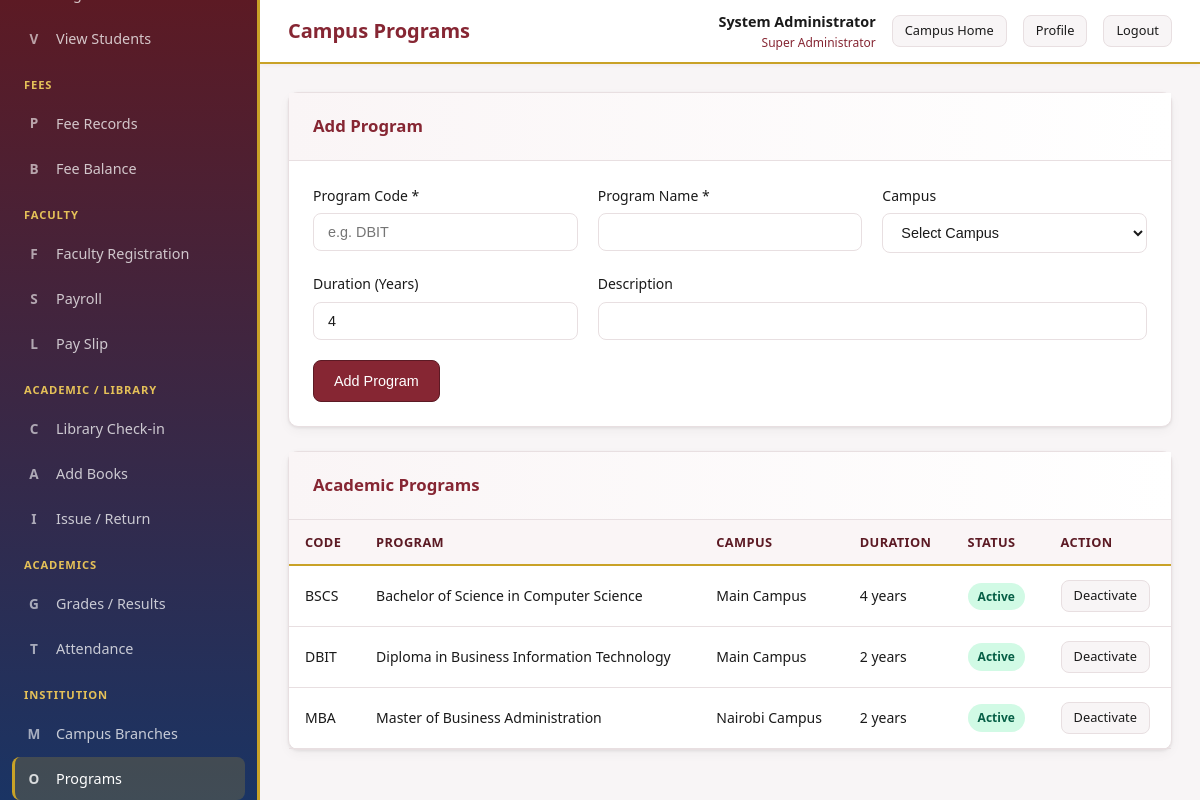
Page /modules/institution/programs.php (signed in) on the committed database.
### tables this page shows
CREATE TABLE programs (
    id INT AUTO_INCREMENT PRIMARY KEY,
    program_code VARCHAR(20) NOT NULL UNIQUE,
    program_name VARCHAR(150) NOT NULL,
    campus_id INT,
    duration_years INT DEFAULT 4,
    description TEXT,
    is_active TINYINT(1) DEFAULT 1,
    created_at TIMESTAMP DEFAULT CURRENT_TIMESTAMP,
    FOREIGN KEY (campus_id) REFERENCES campus_branches(id) ON DELETE SET NULL
);

CREATE TABLE campus_branches (
    id INT AUTO_INCREMENT PRIMARY KEY,
    branch_name VARCHAR(100) NOT NULL,
    location VARCHAR(200),
    phone VARCHAR(20),
    email VARCHAR(100),
    is_active TINYINT(1) DEFAULT 1,
    created_at TIMESTAMP DEFAULT CURRENT_TIMESTAMP
);

### includes/functions.php (called while the page is built, shortened)
<?php
function sanitize(string $input): string
{
    return htmlspecialchars(trim($input), ENT_QUOTES, 'UTF-8');
}

### modules/institution/programs.php (the view, shortened to what this page needs)
<?php
$pdo = getDBConnection();
$programs = $pdo->query("
    SELECT p.*, c.branch_name FROM programs p
    LEFT JOIN campus_branches c ON p.campus_id = c.id
    ORDER BY p.program_name
")->fetchAll();
require_once __DIR__ . '/../../includes/header.php';
?>
<div class="card">
    <div class="card-header"><h3>Add Program</h3></div>
    <div class="card-body">
        <form method="POST">
            <div class="form-row">
                <div class="form-group">
                    <label>Program Code *</label>
                    <input type="text" name="program_code" class="form-control" placeholder="e.g. DBIT" required>
                </div>
                <div class="form-group">
                    <label>Program Name *</label>
                    <input type="text" name="program_name" class="form-control" required>
                </div>
                <div class="form-group">
                    <label>Campus</label>
                    <select name="campus_id" class="form-control">
                        <option value="">Select Campus</option>
                    </select>
                </div>
            </div>
            <div class="form-row">
                <div class="form-group">
                    <label>Duration (Years)</label>
                    <input type="number" name="duration_years" class="form-control" value="4" min="1">
                </div>
                <div class="form-group" style="grid-column: span 2;">
                    <label>Description</label>
                    <input type="text" name="description" class="form-control">
                </div>
            </div>
            <button type="submit" class="btn btn-primary">Add Program</button>
        </form>
    </div>
</div>
<div class="card">
    <div class="card-header"><h3>Academic Programs</h3></div>
    <div class="card-body" style="padding:0;">
        <div class="table-responsive">
            <table class="data-table">
                <thead>
                    <tr><th>Code</th><th>Program</th><th>Campus</th><th>Duration</th><th>Status</th><th>Action</th></tr>
                </thead>
                <tbody>
                    <?php foreach ($programs as $p): ?>
                    <tr>
                        <td><?= sanitize($p['program_code']) ?></td>
                        <td><?= sanitize($p['program_name']) ?></td>
                        <td><?= sanitize($p['branch_name'] ?? '-') ?></td>
                        <td><?= $p['duration_years'] ?> years</td>
                        <td><span class="badge badge-<?= $p['is_active'] ? 'success' : 'secondary' ?>"><?= $p['is_active'] ? 'Active' : 'Inactive' ?></span></td>
                        <td><a href="?toggle=<?= $p['id'] ?>" class="btn btn-secondary btn-sm"><?= $p['is_active'] ? 'Deactivate' : 'Activate' ?></a></td>
                    </tr>
                    <?php endforeach; ?>
                </tbody>
            </table>
        </div>
    </div>
</div>
<?php require_once __DIR__ . '/../../includes/footer.php'; ?>

### assets/css/style.css (style rules this page uses)
:root { --primary: #862633; --primary-dark: #5c1a24; --primary-light: #a83244; --secondary: #1a3464; --secondary-dark: #0f2347; --accent: #c9a227; --accent-light: #e5c158; --success: #059669; --warning: #d97706; --danger: #dc2626; --bg: #f8f5f6; --surface: #ffffff; --border: #e8dfe1; --text: #1a1a1a; --text-muted: #64748b; --sidebar-width: 260px; --header-height: 64px; --radius: 10px; --shadow: 0 1px 3px rgba(0,0,0,0.08), 0 4px 12px rgba(0,0,0,0.04); --shadow-lg: 0 4px 20px rgba(0,0,0,0.1); }
* { margin: 0; padding: 0; box-sizing: border-box; }
body { font-family: 'Segoe UI', system-ui, -apple-system, sans-serif; background: var(--bg); color: var(--text); line-height: 1.6; min-height: 100vh; }
.card { background: var(--surface); border-radius: var(--radius); box-shadow: var(--shadow); border: 1px solid var(--border); margin-bottom: 24px; }
.card-header { padding: 20px 24px; border-bottom: 1px solid var(--border); display: flex; align-items: center; justify-content: space-between; flex-wrap: wrap; gap: 12px; background: linear-gradient(to right, #faf5f6, var(--surface)); }
.card-header h3 { font-size: 1.05rem; font-weight: 600; color: var(--primary); }
.card-body { padding: 24px; }
.form-group { margin-bottom: 20px; }
.form-group label { display: block; font-size: 0.875rem; font-weight: 500; margin-bottom: 6px; color: var(--text); }
.form-control { width: 100%; padding: 10px 14px; border: 1px solid var(--border); border-radius: 8px; font-size: 0.9rem; transition: border-color 0.2s, box-shadow 0.2s; background: var(--surface); color: var(--text); }
.form-row { display: grid; grid-template-columns: repeat(auto-fit, minmax(200px, 1fr)); gap: 20px; }
.btn { display: inline-flex; align-items: center; justify-content: center; gap: 8px; padding: 10px 20px; border: none; border-radius: 8px; font-size: 0.9rem; font-weight: 500; cursor: pointer; text-decoration: none; transition: all 0.2s; line-height: 1.4; }
.btn-primary { background: var(--primary); color: #fff; border: 1px solid var(--primary-dark); }
.btn-secondary { background: var(--bg); color: var(--text); border: 1px solid var(--border); }
.btn-sm { padding: 6px 12px; font-size: 0.8rem; }
.table-responsive { overflow-x: auto; }
.data-table { width: 100%; border-collapse: collapse; font-size: 0.875rem; }
.data-table th { background: #faf5f6; padding: 12px 16px; text-align: left; font-weight: 600; color: var(--primary-dark); font-size: 0.8rem; text-transform: uppercase; letter-spacing: 0.03em; border-bottom: 2px solid var(--accent); white-space: nowrap; }
.data-table td { padding: 14px 16px; border-bottom: 1px solid var(--border); vertical-align: middle; }
.badge { display: inline-block; padding: 4px 10px; border-radius: 20px; font-size: 0.75rem; font-weight: 600; }
.badge-success { background: #d1fae5; color: #065f46; }

### rows in the picture
programs: program_code "BSCS", program_name "Bachelor of Science in Computer Science", campus.branch_name "Main Campus", duration_years "4", is_active "Active"
programs: program_code "DBIT", program_name "Diploma in Business Information Technology", campus.branch_name "Main Campus", duration_years "2", is_active "Active"
programs: program_code "MBA", program_name "Master of Business Administration", campus.branch_name "Nairobi Campus", duration_years "2", is_active "Active"

### other values in the picture
$pageTitle "Campus Programs"
$currentUser['full_name'] "System Administrator"
getRoleLabel($currentUser['role'] ?? '') "Super Administrator"
